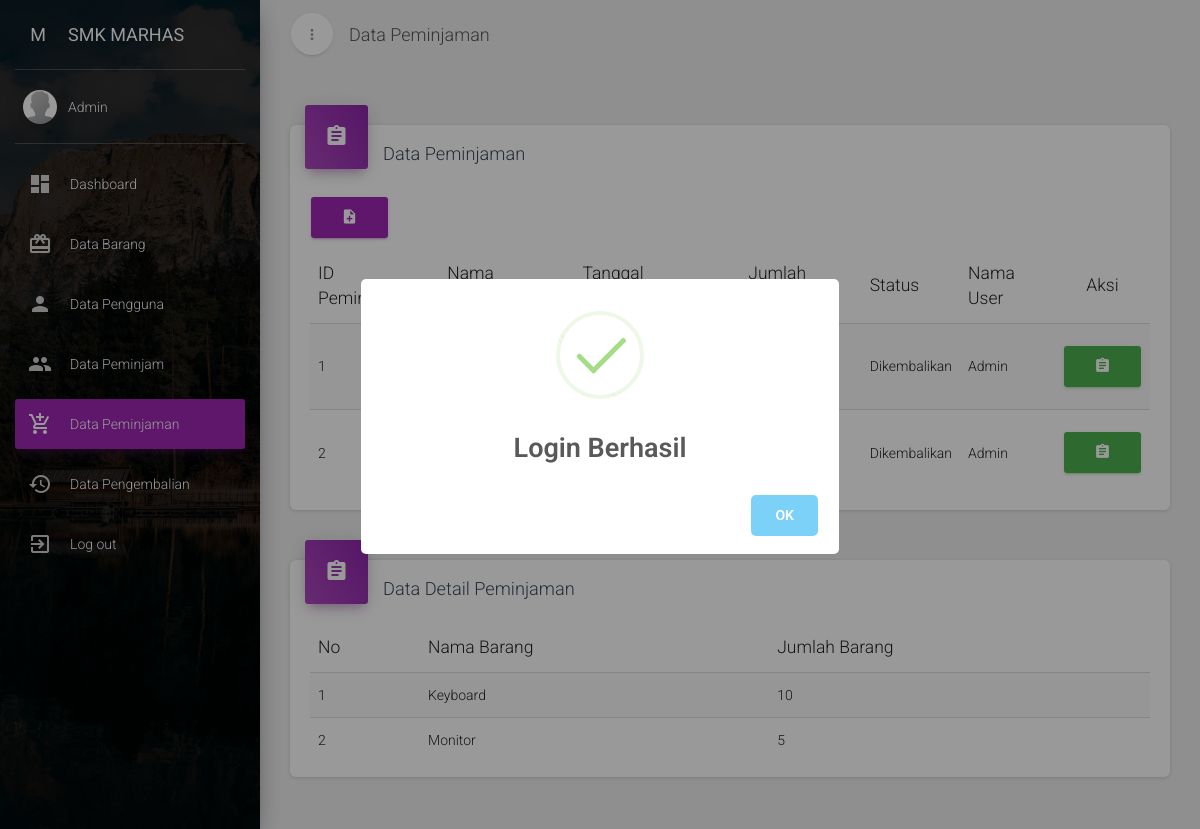
Screenshot of /system/home.php?menu=5&id=2 (signed in) with the database file from the repository.
### tables this page shows
CREATE TABLE `peminjaman` (
  `id_peminjaman` int(11) NOT NULL,
  `tgl_pinjam` date DEFAULT NULL,
  `id_peminjam` int(11) DEFAULT NULL,
  `jumlah` int(11) NOT NULL,
  `status` varchar(50) NOT NULL,
  `id_user` int(11) NOT NULL
);

CREATE TABLE `user` (
  `id_user` int(11) NOT NULL,
  `nama_user` varchar(50) DEFAULT NULL,
  `jabatan` varchar(50) DEFAULT NULL,
  `username` varchar(50) DEFAULT NULL,
  `password` varchar(50) DEFAULT NULL
);

CREATE TABLE `detail_peminjaman` (
  `id_detail_peminjamn` int(11) NOT NULL,
  `id_barang` int(11) NOT NULL,
  `jumlah` int(11) NOT NULL,
  `id_peminjaman` int(11) NOT NULL
);

CREATE TABLE `barang` (
  `id_barang` int(11) NOT NULL,
  `nama` varchar(50) DEFAULT NULL,
  `stok` int(11) DEFAULT NULL,
  `tempat` varchar(50) DEFAULT NULL
);

### system/peminjaman/peminjaman.php (the view, shortened to what this page needs)
			<a class="navbar-brand" href="#"> Data Peminjaman </a>
    </div>
    <div class="collapse navbar-collapse">
    </div>
  </div>
</nav>
<div class="content">
  <div class="container-fluid">
    <div class="row">
      <div class="col-md-12">
        <div class="card">
          <div class="card-header card-header-icon" data-background-color="purple">
            <i class="material-icons">assignment</i>
          </div>
          <div class="card-content">
            <h4 class="card-title">Data Peminjaman</h4>
            <a href="home.php?menu=7" class="btn btn-primary"><i class="material-icons">note_add</i></a>
            <div class="material-datatables">
              <table id="datatables" class="table table-striped table-no-bordered table-hover" cellspacing="0" width="100%" style="width:100%">
                <thead>
                  <tr>
                    <th>ID Peminjaman</th>
                    <th>Nama Peminjam</th>
                    <th>Tanggal Peminjaman</th>
                    <th>Jumlah Barang</th>
                    <th>Status</th>
                    <th>Nama User</th>
                    <th class="disabled-sorting" style="text-align: center;">Aksi</th>
                  </tr>
                </thead>
                <tbody>
                 <?php
                 $query = mysqli_query($conn, "SELECT * FROM peminjaman");
                 while ($data=mysqli_fetch_array($query)) {
                      $idp = $data['id_peminjam'];
                      $qnp = mysqli_query($conn, "SELECT nama from peminjam where id_peminjam='$idp'");
                      $fnp = mysqli_fetch_array($qnp);
                      $idu = $data['id_user'];
                      $qnu = mysqli_query($conn, "SELECT nama_user from user where id_user='$idu'");
                      $fnu = mysqli_fetch_array($qnu);
                   ?>
                   <tr>
                    <td><?= $data['id_peminjaman']?></td>
                    <td><?= $fnp['nama']?></td>
                    <td><?= $data['tgl_pinjam']?></td>
                    <td><?= $data['jumlah']?></td>
                    <td><?= $data['status']?></td>
                    <td><?= $fnu['nama_user']?></td>
                    <td>
                        <a href="home.php?menu=5&id=<?= $data['id_peminjaman']?>" class="btn btn-success"><i class="material-icons">assignment</i></a>
                    </td>
                  </tr>
                <?php
                  }
                ?>
              </tbody>
            </table>
          </div>
        </div>
      </div>
    </div>
      <div class="col-md-12">
        <div class="card">
          <div class="card-header card-header-icon" data-background-color="purple">
            <i class="material-icons">assignment</i>
          </div>
          <div class="card-content">
            <h4 class="card-title">Data Detail Peminjaman</h4>
            <div class="material-datatables">
              <table id="datatable" class="table table-striped table-no-bordered table-hover" cellspacing="0" width="100%" style="width:100%">
                <thead>
                  <tr>
                    <th>No</th>
                    <th>Nama Barang</th>
                    <th>Jumlah Barang</th>
                  </tr>
                </thead>
                <tbody>
                 <?php
                    if (isset($_GET['id'])) {
                      $idpem = $_GET['id'];
                     $query = mysqli_query($conn, "SELECT * FROM detail_peminjaman where id_peminjaman='$idpem'");
                     $i = 1;
                     while ($data=mysqli_fetch_array($query)) {
                          $idb = $data['id_barang'];
                          $qnb = mysqli_query($conn, "SELECT nama from barang where id_barang='$idb'");
                          $fnb = mysqli_fetch_array($qnb);
                       ?>
                       <tr>
                        <td><?= $i?></td>
                        <td><?= $fnb['nama']?></td>
                        <td><?= $data['jumlah']?></td>
                      </tr>
                    <?php
                    $i++;}
                  }
                 ?>
              </tbody>
            </table>
          </div>
        </div>
      </div>
    </div>
  </div>
</div>
</div>

### rows the page displays
peminjaman: id_peminjaman "1", status "Dikembalikan", id_user.nama_user "Admin"
peminjaman: id_peminjaman "2", status "Dikembalikan", id_user.nama_user "Admin"
detail_peminjaman: id_barang.nama "Keyboard", jumlah "10"
detail_peminjaman: id_barang.nama "Monitor", jumlah "5"

### other values shown
$_SESSION['nama'] "Admin"
